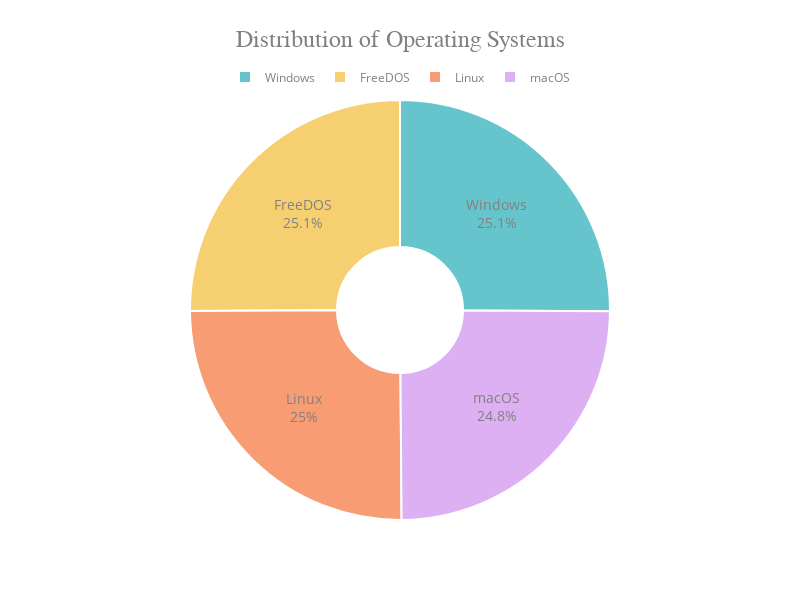

The code cell stored with this chart in its notebook:
### Code cell
plt.figure(figsize=(12, 10))
df_os = df['Operating System'].value_counts() 

fig = px.pie(
    df_os,
    names=df_os.index,
    values=df_os.values,
    title='Distribution of Operating Systems',
    hole=0.3, 
    color_discrete_sequence=qualitative.Pastel, 
    labels={'value': 'Count', 'name': 'Operating System'},
)

fig.update_traces(
    textinfo='percent+label',
    textfont_size=14,
    textfont_color='gray',
    marker=dict(line=dict(color='#FFFFFF', width=2))
)
fig.update_layout(
    title={
        'text': 'Distribution of Operating Systems',
        'y': 0.95,
        'x': 0.5,
        'xanchor': 'center',
        'yanchor': 'top',
        'font': dict(size=24, family='Arial, bold', color='gray')
    },
    showlegend=True,
    legend=dict(
        orientation="h",
        yanchor="bottom",
        y=1.02,
        xanchor="center",
        x=0.5,
        font=dict(color='gray')
    ),
    width=800,
    height=600,
    plot_bgcolor='rgba(0,0,0,0)',
    paper_bgcolor='rgba(0,0,0,0)',
)
fig.show()

### Figure 1 — Plotly figure (JSON) as saved in the notebook; plotly's stock layout.template omitted (floating-point values rounded to 4 significant figures)
{"data": [{"domain": {"x": [0, 1], "y": [0, 1]}, "hole": 0.3, "hovertemplate": "Operating System=%{label}<br>value=%{value}<extra></extra>", "labels": ["Windows", "FreeDOS", "Linux", "macOS"], "legendgroup": "", "marker": {"line": {"color": "#FFFFFF", "width": 2}}, "name": "", "showlegend": true, "textfont": {"color": "gray", "size": 14}, "textinfo": "percent+label", "type": "pie", "values": [2954, 2952, 2946, 2916]}], "layout": {"height": 600, "legend": {"font": {"color": "gray"}, "orientation": "h", "tracegroupgap": 0, "x": 0.5, "xanchor": "center", "y": 1.02, "yanchor": "bottom"}, "paper_bgcolor": "rgba(0,0,0,0)", "piecolorway": ["rgb(102, 197, 204)", "rgb(246, 207, 113)", "rgb(248, 156, 116)", "rgb(220, 176, 242)", "rgb(135, 197, 95)", "rgb(158, 185, 243)", "rgb(254, 136, 177)", "rgb(201, 219, 116)", "rgb(139, 224, 164)", "rgb(180, 151, 231)", "rgb(179, 179, 179)"], "plot_bgcolor": "rgba(0,0,0,0)", "showlegend": true, "title": {"font": {"color": "gray", "family": "Arial, bold", "size": 24}, "text": "Distribution of Operating Systems", "x": 0.5, "xanchor": "center", "y": 0.95, "yanchor": "top"}, "width": 800}}
